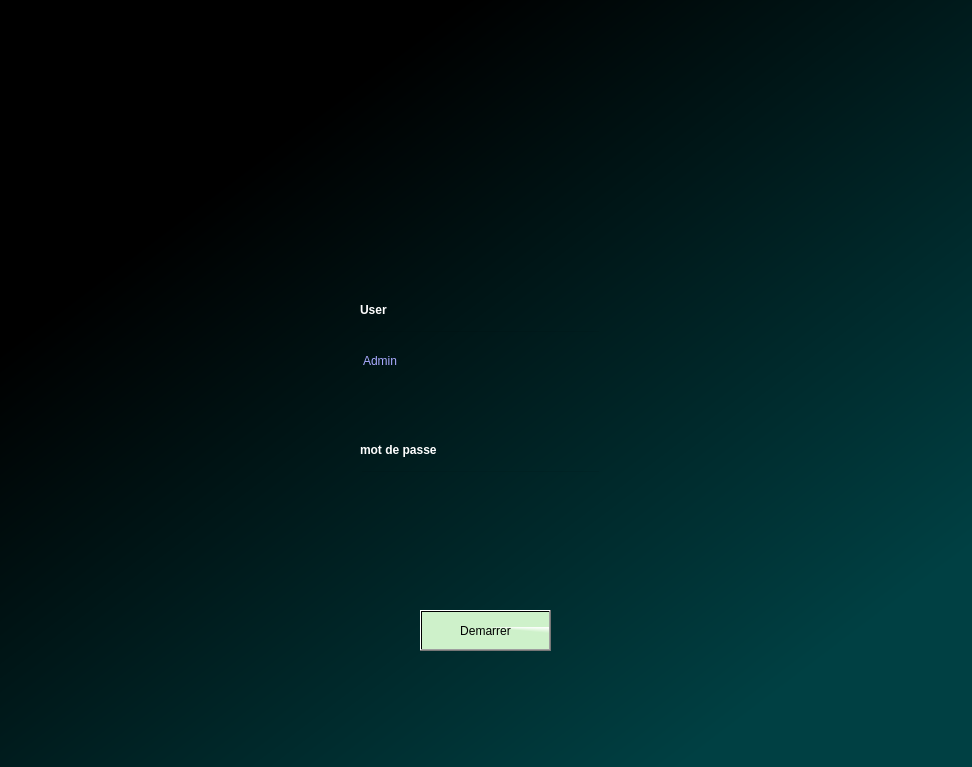
<?xml version="1.0" encoding="UTF-8"?>
<ui version="4.0">
 <class>Form</class>
 <widget class="QWidget" name="Form">
  <property name="geometry">
   <rect>
    <x>0</x>
    <y>0</y>
    <width>972</width>
    <height>767</height>
   </rect>
  </property>
  <property name="windowTitle">
   <string>Form</string>
  </property>
  <property name="styleSheet">
   <string notr="true">#Form{background-color:qlineargradient(spread:pad, x1:0.199, y1:0.165, x2:1, y2:1, stop:0.0635593 rgba(0, 0, 0, 255), stop:0.822034 rgba(0, 64, 67, 255));}</string>
  </property>
  <widget class="QLabel" name="label_user">
   <property name="geometry">
    <rect>
     <x>360</x>
     <y>300</y>
     <width>71</width>
     <height>21</height>
    </rect>
   </property>
   <property name="text">
    <string>&lt;html&gt;&lt;head/&gt;&lt;body&gt;&lt;p&gt;&lt;span style=&quot; font-weight:600; color:#ffffff;&quot;&gt;User&lt;/span&gt;&lt;/p&gt;&lt;/body&gt;&lt;/html&gt;</string>
   </property>
  </widget>
  <widget class="QLabel" name="label_mdp">
   <property name="geometry">
    <rect>
     <x>360</x>
     <y>440</y>
     <width>91</width>
     <height>21</height>
    </rect>
   </property>
   <property name="text">
    <string>&lt;html&gt;&lt;head/&gt;&lt;body&gt;&lt;p&gt;&lt;span style=&quot; font-weight:600; color:#ffffff;&quot;&gt;mot de passe&lt;/span&gt;&lt;/p&gt;&lt;/body&gt;&lt;/html&gt;</string>
   </property>
  </widget>
  <widget class="QPushButton" name="pushButton">
   <property name="geometry">
    <rect>
     <x>420</x>
     <y>610</y>
     <width>131</width>
     <height>41</height>
    </rect>
   </property>
   <property name="styleSheet">
    <string notr="true">border-color: rgb(254, 255, 242);
font: 75 10pt &quot;Berlin Sans FB&quot;;
background-color: qconicalgradient(cx:0.479, cy:0.403, angle:0, stop:0.949153 rgba(206, 241, 202, 255), stop:1 rgba(255, 255, 255, 255));</string>
   </property>
   <property name="text">
    <string>Demarrer</string>
   </property>
   <property name="shortcut">
    <string>Return</string>
   </property>
  </widget>
  <widget class="QLabel" name="label_img">
   <property name="geometry">
    <rect>
     <x>360</x>
     <y>20</y>
     <width>231</width>
     <height>221</height>
    </rect>
   </property>
   <property name="styleSheet">
    <string notr="true">background-image: url(:/newPrefix/usthb.jpg);
border-color: rgb(139, 168, 153);</string>
   </property>
   <property name="text">
    <string/>
   </property>
  </widget>
  <widget class="QLabel" name="label_error">
   <property name="geometry">
    <rect>
     <x>350</x>
     <y>550</y>
     <width>271</width>
     <height>31</height>
    </rect>
   </property>
   <property name="styleSheet">
    <string notr="true">font: 75 11pt &quot;MS Shell Dlg 2&quot;;
color: rgb(255, 0, 0);</string>
   </property>
   <property name="text">
    <string/>
   </property>
  </widget>
  <widget class="QLineEdit" name="input_user">
   <property name="geometry">
    <rect>
     <x>360</x>
     <y>330</y>
     <width>241</width>
     <height>61</height>
    </rect>
   </property>
   <property name="styleSheet">
    <string notr="true">color: rgb(170, 170, 255);
font: 75 11pt &quot;MS Shell Dlg 2&quot;;
background-color: rgba(0, 0,0,0);</string>
   </property>
   <property name="text">
    <string>Admin</string>
   </property>
  </widget>
  <widget class="QLineEdit" name="input_mdp">
   <property name="geometry">
    <rect>
     <x>360</x>
     <y>470</y>
     <width>241</width>
     <height>61</height>
    </rect>
   </property>
   <property name="styleSheet">
    <string notr="true">color: rgb(170, 170, 255);
font: 75 11pt &quot;MS Shell Dlg 2&quot;;
background-color: rgba(0, 0,0,0);</string>
   </property>
   <property name="text">
    <string/>
   </property>
   <property name="echoMode">
    <enum>QLineEdit::Password</enum>
   </property>
  </widget>
  <zorder>label_img</zorder>
  <zorder>label_user</zorder>
  <zorder>label_mdp</zorder>
  <zorder>pushButton</zorder>
  <zorder>label_error</zorder>
  <zorder>input_user</zorder>
  <zorder>input_mdp</zorder>
 </widget>
 <resources>
  <include location="test.qrc"/>
 </resources>
 <connections/>
</ui>
